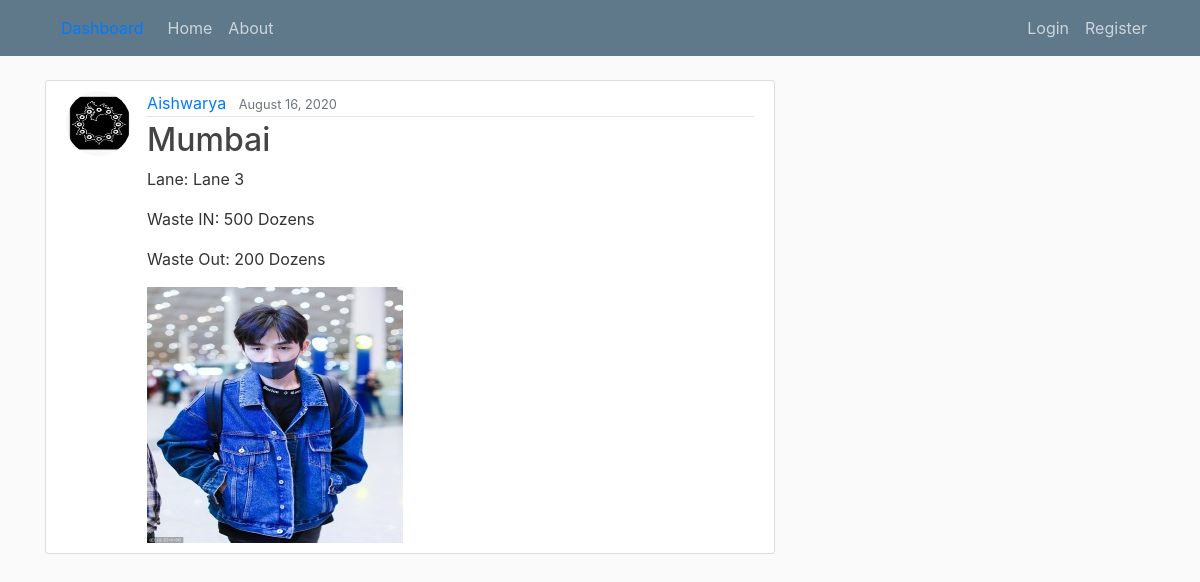
Screenshot of /post/7/ with the database file from the repository.
### blog/models.py (models this page shows, shortened)
class Post(models.Model):
    title = models.CharField(max_length=100) #city
    Lane_name = models.TextField() #lane
    WasteIn = models.IntegerField(default=0)
    WasteOut = models.IntegerField(default=0)
    date_posted = models.DateTimeField(default=timezone.now) #auto_now records time of every update where as auto_now_add records just the time of creation
    author = models.ForeignKey(User, on_delete=models.CASCADE) #One to many from author to post | on_delete tells to delete all post of the user/author if he/she gets deleted
    site_image = models.ImageField(default = 'default.jpg', upload_to = 'profilepics')

### users/models.py (models this page shows, shortened)
class Profile(models.Model):
    user = models.OneToOneField(User , on_delete = models.CASCADE)
    image = models.ImageField(default = 'default.jpg', upload_to = 'profilepics')

### blog/views.py (the view)
# urls.py: path('post/<int:pk>/', PostDetailView.as_view() , name = 'post-detail'),
class PostDetailView(DetailView):
    model = Post

### blog/templates/blog/post_detail.html (shortened to what this page needs)
{% extends 'blog/base.html'%}
{% block content %}
    <article class="media content-section">
    <img class = "rounded-circle article-img" src = "{{ object.author.profile.image.url }}">
    <div class="media-body">
        <div class="article-metadata">
        <a class="mr-2" href="{% url 'user-posts' object.author.username %}">{{ object.author }}</a>
        <small class="text-muted">{{ object.date_posted|date:"F d, Y" }}</small>
        </div>
        <h2 class="article-title">{{ object.title }}</h2>
        <p class="article-content">Lane: {{ post.Lane_name }}</p>
        <p class="article-content">Waste IN: {{ post.WasteIn }} Dozens</p>
        <p class="article-content">Waste Out: {{ post.WasteOut }} Dozens</p>
        <img src = "{{ object.site_image.url }}">
    </div>
    </article>
{% endblock content %}

### blog/static/blog/main.css (style rules this page uses)
body { background: #fafafa; color: #333333; margin-top: 5rem; }
h1, h2, h3, h4, h5, h6 { color: #444444; }
.content-section { background: #ffffff; padding: 10px 20px; border: 1px solid #dddddd; border-radius: 3px; margin-bottom: 20px; }
.article-title { color: #444444; }
.article-content { white-space: pre-line; }
.article-img { height: 65px; width: 65px; margin-right: 16px; }
.article-metadata { padding-bottom: 1px; margin-bottom: 4px; border-bottom: 1px solid #e3e3e3 }

### rows the page displays
Post: author.profile.image (placeholder picture), author "Aishwarya", date_posted "August 16, 2020", title "Mumbai", Lane_name "Lane 3", WasteIn "500", WasteOut "200", site_image (picture)
